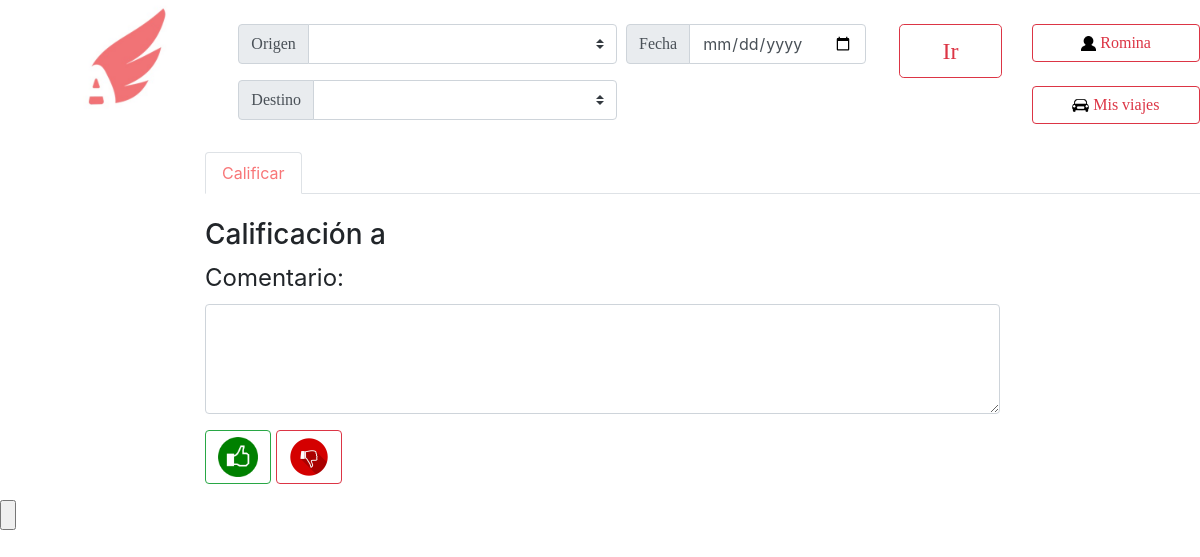
Before: /calificar_viaje.php?id=72 (signed in) with the older database file.
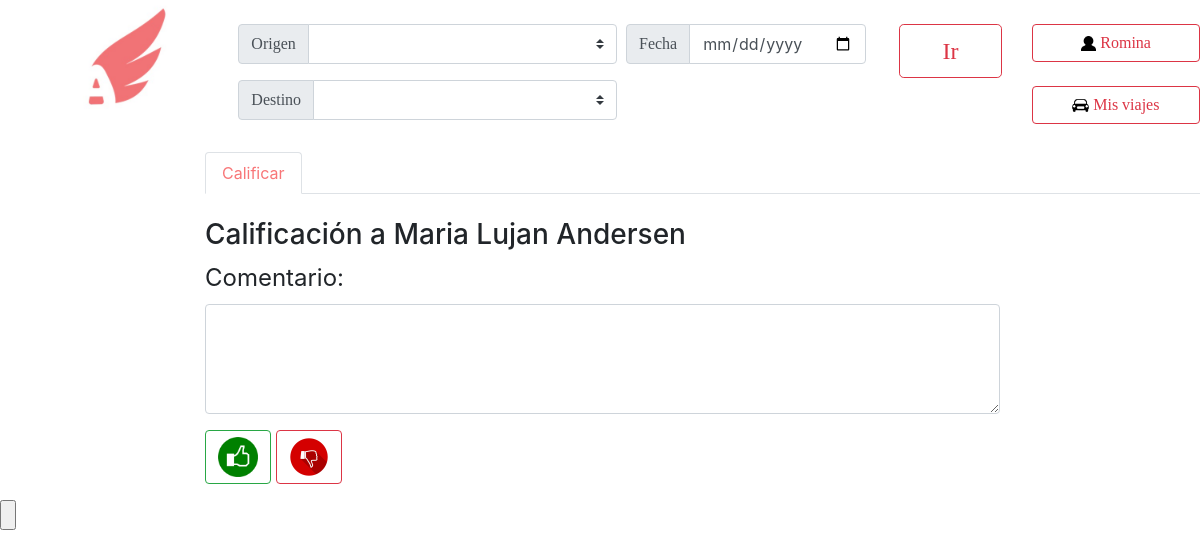
After: the same page with the newer database file.
### tables this page shows
CREATE TABLE IF NOT EXISTS `usuarios` (
  `nombre` varchar(50) NOT NULL,
  `apellido` varchar(50) NOT NULL,
  `email` varchar(50) NOT NULL,
  `clave` varchar(50) NOT NULL,
  `fecha` date NOT NULL,
  `foto` longblob,
  `token` varchar(100) NOT NULL,
  `ID` int(11) NOT NULL AUTO_INCREMENT,
  `borrado` tinyint(1) NOT NULL DEFAULT '0',
  `penalizacion` int(20) NOT NULL DEFAULT '0',
  `penalizacion_acom` int(20) NOT NULL DEFAULT '0',
  `deuda` float NOT NULL DEFAULT '0',
  PRIMARY KEY (`ID`)
);

### calificar_viaje.php (the view, shortened to what the changed rows need)
<html lang="en">
  <head>
    <link rel="stylesheet" href="css/bootstrap.min.css">
  </head>
  <body>
            <?php
            $link=conectarABase();
            $idc = $_GET['id'];
            $usuariocalif = mysqli_query($link, "SELECT nombre,apellido FROM calificaciones,usuarios where IDcalif=$idc AND IDdestino=ID");
            $usu = $usuariocalif -> fetch_array(MYSQLI_NUM);
            ?>
        <div class="row">
            <div class="col-10">
                <div class="tab-content" id="nav-tabContent">
                 <br>
                 <form method="POST" action="">
                    <div class="form-group" style="margin-right: 200px">
                        <h3>Calificación a <?php echo $usu[0] . " " . $usu[1] ; ?> </h3>
                        <label for="comment"><font size='5'>Comentario:</font></label>
                        <textarea class="form-control" rows="4" id="comentario" name="comentario"></textarea>
                    </div>
                 </form>
                </div>
            </div>
        </div>
        </body>
    </html>

Changed rows visible on the page:
now on this page (row edited): usuarios: nombre "Maria Lujan", apellido "Andersen"
